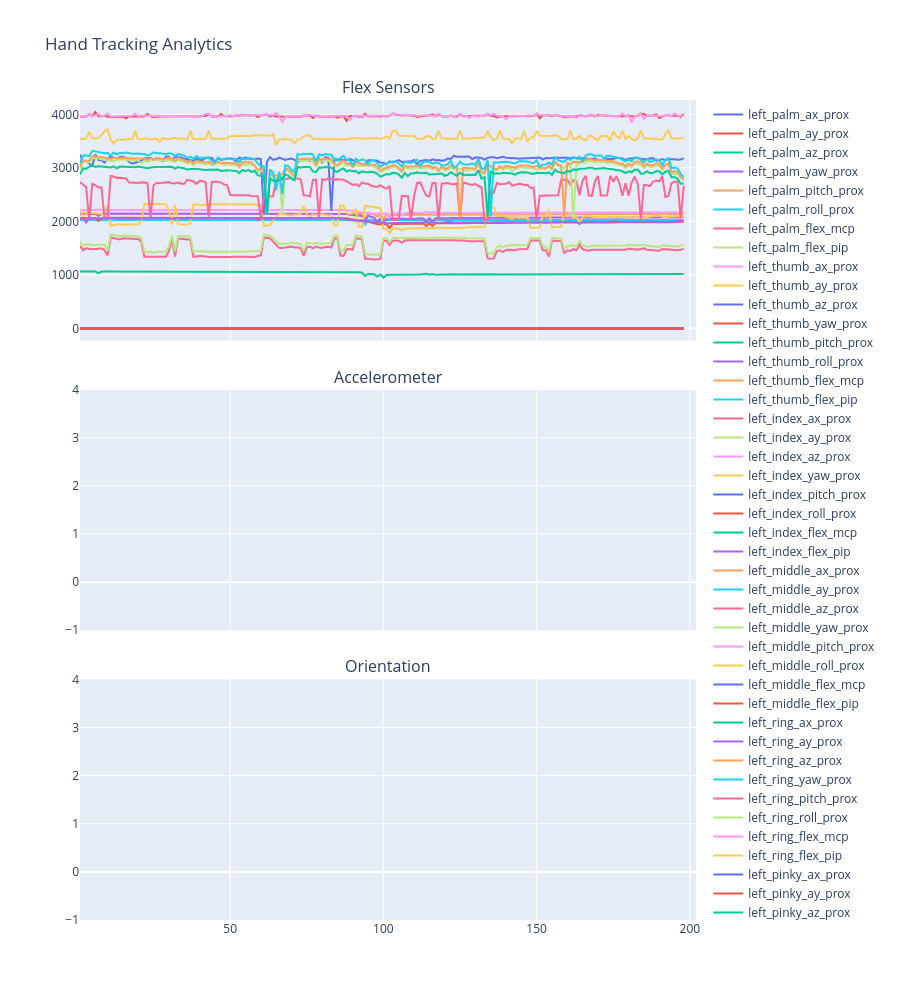

The code cell stored with this chart in its notebook:
### Code cell
def detect_family(col_name):
    c = col_name.lower()
    if 'flex' in c:
        return 'Flex'
    if any(tag in c for tag in ['ax', 'ay', 'az']):
        return 'Accel'
    if any(tag in c for tag in ['yaw', 'pitch', 'roll']):
        return 'Orientation'
    return 'Other'

families = ['Flex', 'Accel', 'Orientation']
family_titles = {
    'Flex': 'Flex Sensors',
    'Accel': 'Accelerometer',
    'Orientation': 'Orientation',
}

fig = make_subplots(
    rows=3, cols=1, shared_xaxes=True, vertical_spacing=0.06,
    subplot_titles=[family_titles[f] for f in families]
)

row_map = {'Flex': 1, 'Accel': 2, 'Orientation': 3}

for col in selected:
    family = detect_family(col)
    if family not in row_map: continue
    
    fig.add_trace(
        go.Scatter(
            x=df[X_COL], y=df[col], mode='lines', name=col,
            hovertemplate="<b>%{fullData.name}</b><br>" + X_COL + "=%{x}<br>Value=%{y}<extra></extra>"
        ),
        row=row_map[family], col=1
    )

fig.update_layout(height=1000, title_text="Hand Tracking Analytics", hovermode='x unified')
fig.show()

### Figure 1 — Plotly figure (JSON) as saved in the notebook; plotly's stock layout.template omitted (floating-point values rounded to 4 significant figures; data arrays with more than 128 entries replaced by an {"elided": "..."} marker saying what was removed)
{"data": [{"hovertemplate": "<b>%{fullData.name}</b><br>request_id=%{x}<br>Value=%{y}<extra></extra>", "mode": "lines", "name": "left_palm_ax_prox", "type": "scatter", "x": {"elided": "202 int values"}, "xaxis": "x2", "y": {"elided": "202 float values"}, "yaxis": "y2"}, {"hovertemplate": "<b>%{fullData.name}</b><br>request_id=%{x}<br>Value=%{y}<extra></extra>", "mode": "lines", "name": "left_palm_ay_prox", "type": "scatter", "x": {"elided": "202 int values"}, "xaxis": "x2", "y": {"elided": "202 float values"}, "yaxis": "y2"}, {"hovertemplate": "<b>%{fullData.name}</b><br>request_id=%{x}<br>Value=%{y}<extra></extra>", "mode": "lines", "name": "left_palm_az_prox", "type": "scatter", "x": {"elided": "202 int values"}, "xaxis": "x2", "y": {"elided": "202 float values"}, "yaxis": "y2"}, {"hovertemplate": "<b>%{fullData.name}</b><br>request_id=%{x}<br>Value=%{y}<extra></extra>", "mode": "lines", "name": "left_palm_yaw_prox", "type": "scatter", "x": {"elided": "202 int values"}, "xaxis": "x3", "y": {"elided": "202 float values"}, "yaxis": "y3"}, {"hovertemplate": "<b>%{fullData.name}</b><br>request_id=%{x}<br>Value=%{y}<extra></extra>", "mode": "lines", "name": "left_palm_pitch_prox", "type": "scatter", "x": {"elided": "202 int values"}, "xaxis": "x3", "y": {"elided": "202 float values"}, "yaxis": "y3"}, {"hovertemplate": "<b>%{fullData.name}</b><br>request_id=%{x}<br>Value=%{y}<extra></extra>", "mode": "lines", "name": "left_palm_roll_prox", "type": "scatter", "x": {"elided": "202 int values"}, "xaxis": "x3", "y": {"elided": "202 float values"}, "yaxis": "y3"}, {"hovertemplate": "<b>%{fullData.name}</b><br>request_id=%{x}<br>Value=%{y}<extra></extra>", "mode": "lines", "name": "left_palm_flex_mcp", "type": "scatter", "x": {"elided": "202 int values"}, "xaxis": "x", "y": {"elided": "202 float values"}, "yaxis": "y"}, {"hovertemplate": "<b>%{fullData.name}</b><br>request_id=%{x}<br>Value=%{y}<extra></extra>", "mode": "lines", "name": "left_palm_flex_pip", "type": "scatter", "x": {"elided": "202 int values"}, "xaxis": "x", "y": {"elided": "202 float values"}, "yaxis": "y"}, {"hovertemplate": "<b>%{fullData.name}</b><br>request_id=%{x}<br>Value=%{y}<extra></extra>", "mode": "lines", "name": "left_thumb_ax_prox", "type": "scatter", "x": {"elided": "202 int values"}, "xaxis": "x2", "y": {"elided": "202 float values"}, "yaxis": "y2"}, {"hovertemplate": "<b>%{fullData.name}</b><br>request_id=%{x}<br>Value=%{y}<extra></extra>", "mode": "lines", "name": "left_thumb_ay_prox", "type": "scatter", "x": {"elided": "202 int values"}, "xaxis": "x2", "y": {"elided": "202 float values"}, "yaxis": "y2"}, {"hovertemplate": "<b>%{fullData.name}</b><br>request_id=%{x}<br>Value=%{y}<extra></extra>", "mode": "lines", "name": "left_thumb_az_prox", "type": "scatter", "x": {"elided": "202 int values"}, "xaxis": "x2", "y": {"elided": "202 float values"}, "yaxis": "y2"}, {"hovertemplate": "<b>%{fullData.name}</b><br>request_id=%{x}<br>Value=%{y}<extra></extra>", "mode": "lines", "name": "left_thumb_yaw_prox", "type": "scatter", "x": {"elided": "202 int values"}, "xaxis": "x3", "y": {"elided": "202 float values"}, "yaxis": "y3"}, {"hovertemplate": "<b>%{fullData.name}</b><br>request_id=%{x}<br>Value=%{y}<extra></extra>", "mode": "lines", "name": "left_thumb_pitch_prox", "type": "scatter", "x": {"elided": "202 int values"}, "xaxis": "x3", "y": {"elided": "202 float values"}, "yaxis": "y3"}, {"hovertemplate": "<b>%{fullData.name}</b><br>request_id=%{x}<br>Value=%{y}<extra></extra>", "mode": "lines", "name": "left_thumb_roll_prox", "type": "scatter", "x": {"elided": "202 int values"}, "xaxis": "x3", "y": {"elided": "202 float values"}, "yaxis": "y3"}, {"hovertemplate": "<b>%{fullData.name}</b><br>request_id=%{x}<br>Value=%{y}<extra></extra>", "mode": "lines", "name": "left_thumb_flex_mcp", "type": "scatter", "x": {"elided": "202 int values"}, "xaxis": "x", "y": {"elided": "202 float values"}, "yaxis": "y"}, {"hovertemplate": "<b>%{fullData.name}</b><br>request_id=%{x}<br>Value=%{y}<extra></extra>", "mode": "lines", "name": "left_thumb_flex_pip", "type": "scatter", "x": {"elided": "202 int values"}, "xaxis": "x", "y": {"elided": "202 float values"}, "yaxis": "y"}, {"hovertemplate": "<b>%{fullData.name}</b><br>request_id=%{x}<br>Value=%{y}<extra></extra>", "mode": "lines", "name": "left_index_ax_prox", "type": "scatter", "x": {"elided": "202 int values"}, "xaxis": "x2", "y": {"elided": "202 float values"}, "yaxis": "y2"}, {"hovertemplate": "<b>%{fullData.name}</b><br>request_id=%{x}<br>Value=%{y}<extra></extra>", "mode": "lines", "name": "left_index_ay_prox", "type": "scatter", "x": {"elided": "202 int values"}, "xaxis": "x2", "y": {"elided": "202 float values"}, "yaxis": "y2"}, {"hovertemplate": "<b>%{fullData.name}</b><br>request_id=%{x}<br>Value=%{y}<extra></extra>", "mode": "lines", "name": "left_index_az_prox", "type": "scatter", "x": {"elided": "202 int values"}, "xaxis": "x2", "y": {"elided": "202 float values"}, "yaxis": "y2"}, {"hovertemplate": "<b>%{fullData.name}</b><br>request_id=%{x}<br>Value=%{y}<extra></extra>", "mode": "lines", "name": "left_index_yaw_prox", "type": "scatter", "x": {"elided": "202 int values"}, "xaxis": "x3", "y": {"elided": "202 float values"}, "yaxis": "y3"}, {"hovertemplate": "<b>%{fullData.name}</b><br>request_id=%{x}<br>Value=%{y}<extra></extra>", "mode": "lines", "name": "left_index_pitch_prox", "type": "scatter", "x": {"elided": "202 int values"}, "xaxis": "x3", "y": {"elided": "202 float values"}, "yaxis": "y3"}, {"hovertemplate": "<b>%{fullData.name}</b><br>request_id=%{x}<br>Value=%{y}<extra></extra>", "mode": "lines", "name": "left_index_roll_prox", "type": "scatter", "x": {"elided": "202 int values"}, "xaxis": "x3", "y": {"elided": "202 float values"}, "yaxis": "y3"}, {"hovertemplate": "<b>%{fullData.name}</b><br>request_id=%{x}<br>Value=%{y}<extra></extra>", "mode": "lines", "name": "left_index_flex_mcp", "type": "scatter", "x": {"elided": "202 int values"}, "xaxis": "x", "y": {"elided": "202 float values"}, "yaxis": "y"}, {"hovertemplate": "<b>%{fullData.name}</b><br>request_id=%{x}<br>Value=%{y}<extra></extra>", "mode": "lines", "name": "left_index_flex_pip", "type": "scatter", "x": {"elided": "202 int values"}, "xaxis": "x", "y": {"elided": "202 float values"}, "yaxis": "y"}, {"hovertemplate": "<b>%{fullData.name}</b><br>request_id=%{x}<br>Value=%{y}<extra></extra>", "mode": "lines", "name": "left_middle_ax_prox", "type": "scatter", "x": {"elided": "202 int values"}, "xaxis": "x2", "y": {"elided": "202 float values"}, "yaxis": "y2"}, {"hovertemplate": "<b>%{fullData.name}</b><br>request_id=%{x}<br>Value=%{y}<extra></extra>", "mode": "lines", "name": "left_middle_ay_prox", "type": "scatter", "x": {"elided": "202 int values"}, "xaxis": "x2", "y": {"elided": "202 float values"}, "yaxis": "y2"}, {"hovertemplate": "<b>%{fullData.name}</b><br>request_id=%{x}<br>Value=%{y}<extra></extra>", "mode": "lines", "name": "left_middle_az_prox", "type": "scatter", "x": {"elided": "202 int values"}, "xaxis": "x2", "y": {"elided": "202 float values"}, "yaxis": "y2"}, {"hovertemplate": "<b>%{fullData.name}</b><br>request_id=%{x}<br>Value=%{y}<extra></extra>", "mode": "lines", "name": "left_middle_yaw_prox", "type": "scatter", "x": {"elided": "202 int values"}, "xaxis": "x3", "y": {"elided": "202 float values"}, "yaxis": "y3"}, {"hovertemplate": "<b>%{fullData.name}</b><br>request_id=%{x}<br>Value=%{y}<extra></extra>", "mode": "lines", "name": "left_middle_pitch_prox", "type": "scatter", "x": {"elided": "202 int values"}, "xaxis": "x3", "y": {"elided": "202 float values"}, "yaxis": "y3"}, {"hovertemplate": "<b>%{fullData.name}</b><br>request_id=%{x}<br>Value=%{y}<extra></extra>", "mode": "lines", "name": "left_middle_roll_prox", "type": "scatter", "x": {"elided": "202 int values"}, "xaxis": "x3", "y": {"elided": "202 float values"}, "yaxis": "y3"}, {"hovertemplate": "<b>%{fullData.name}</b><br>request_id=%{x}<br>Value=%{y}<extra></extra>", "mode": "lines", "name": "left_middle_flex_mcp", "type": "scatter", "x": {"elided": "202 int values"}, "xaxis": "x", "y": {"elided": "202 float values"}, "yaxis": "y"}, {"hovertemplate": "<b>%{fullData.name}</b><br>request_id=%{x}<br>Value=%{y}<extra></extra>", "mode": "lines", "name": "left_middle_flex_pip", "type": "scatter", "x": {"elided": "202 int values"}, "xaxis": "x", "y": {"elided": "202 float values"}, "yaxis": "y"}, {"hovertemplate": "<b>%{fullData.name}</b><br>request_id=%{x}<br>Value=%{y}<extra></extra>", "mode": "lines", "name": "left_ring_ax_prox", "type": "scatter", "x": {"elided": "202 int values"}, "xaxis": "x2", "y": {"elided": "202 float values"}, "yaxis": "y2"}, {"hovertemplate": "<b>%{fullData.name}</b><br>request_id=%{x}<br>Value=%{y}<extra></extra>", "mode": "lines", "name": "left_ring_ay_prox", "type": "scatter", "x": {"elided": "202 int values"}, "xaxis": "x2", "y": {"elided": "202 float values"}, "yaxis": "y2"}, {"hovertemplate": "<b>%{fullData.name}</b><br>request_id=%{x}<br>Value=%{y}<extra></extra>", "mode": "lines", "name": "left_ring_az_prox", "type": "scatter", "x": {"elided": "202 int values"}, "xaxis": "x2", "y": {"elided": "202 float values"}, "yaxis": "y2"}, {"hovertemplate": "<b>%{fullData.name}</b><br>request_id=%{x}<br>Value=%{y}<extra></extra>", "mode": "lines", "name": "left_ring_yaw_prox", "type": "scatter", "x": {"elided": "202 int values"}, "xaxis": "x3", "y": {"elided": "202 float values"}, "yaxis": "y3"}, {"hovertemplate": "<b>%{fullData.name}</b><br>request_id=%{x}<br>Value=%{y}<extra></extra>", "mode": "lines", "name": "left_ring_pitch_prox", "type": "scatter", "x": {"elided": "202 int values"}, "xaxis": "x3", "y": {"elided": "202 float values"}, "yaxis": "y3"}, {"hovertemplate": "<b>%{fullData.name}</b><br>request_id=%{x}<br>Value=%{y}<extra></extra>", "mode": "lines", "name": "left_ring_roll_prox", "type": "scatter", "x": {"elided": "202 int values"}, "xaxis": "x3", "y": {"elided": "202 float values"}, "yaxis": "y3"}, {"hovertemplate": "<b>%{fullData.name}</b><br>request_id=%{x}<br>Value=%{y}<extra></extra>", "mode": "lines", "name": "left_ring_flex_mcp", "type": "scatter", "x": {"elided": "202 int values"}, "xaxis": "x", "y": {"elided": "202 float values"}, "yaxis": "y"}, {"hovertemplate": "<b>%{fullData.name}</b><br>request_id=%{x}<br>Value=%{y}<extra></extra>", "mode": "lines", "name": "left_ring_flex_pip", "type": "scatter", "x": {"elided": "202 int values"}, "xaxis": "x", "y": {"elided": "202 float values"}, "yaxis": "y"}, {"hovertemplate": "<b>%{fullData.name}</b><br>request_id=%{x}<br>Value=%{y}<extra></extra>", "mode": "lines", "name": "left_pinky_ax_prox", "type": "scatter", "x": {"elided": "202 int values"}, "xaxis": "x2", "y": {"elided": "202 float values"}, "yaxis": "y2"}, {"hovertemplate": "<b>%{fullData.name}</b><br>request_id=%{x}<br>Value=%{y}<extra></extra>", "mode": "lines", "name": "left_pinky_ay_prox", "type": "scatter", "x": {"elided": "202 int values"}, "xaxis": "x2", "y": {"elided": "202 float values"}, "yaxis": "y2"}, {"hovertemplate": "<b>%{fullData.name}</b><br>request_id=%{x}<br>Value=%{y}<extra></extra>", "mode": "lines", "name": "left_pinky_az_prox", "type": "scatter", "x": {"elided": "202 int values"}, "xaxis": "x2", "y": {"elided": "202 float values"}, "yaxis": "y2"}, {"hovertemplate": "<b>%{fullData.name}</b><br>request_id=%{x}<br>Value=%{y}<extra></extra>", "mode": "lines", "name": "left_pinky_yaw_prox", "type": "scatter", "x": {"elided": "202 int values"}, "xaxis": "x3", "y": {"elided": "202 float values"}, "yaxis": "y3"}, {"hovertemplate": "<b>%{fullData.name}</b><br>request_id=%{x}<br>Value=%{y}<extra></extra>", "mode": "lines", "name": "left_pinky_pitch_prox", "type": "scatter", "x": {"elided": "202 int values"}, "xaxis": "x3", "y": {"elided": "202 float values"}, "yaxis": "y3"}, {"hovertemplate": "<b>%{fullData.name}</b><br>request_id=%{x}<br>Value=%{y}<extra></extra>", "mode": "lines", "name": "left_pinky_roll_prox", "type": "scatter", "x": {"elided": "202 int values"}, "xaxis": "x3", "y": {"elided": "202 float values"}, "yaxis": "y3"}, {"hovertemplate": "<b>%{fullData.name}</b><br>request_id=%{x}<br>Value=%{y}<extra></extra>", "mode": "lines", "name": "left_pinky_flex_mcp", "type": "scatter", "x": {"elided": "202 int values"}, "xaxis": "x", "y": {"elided": "202 float values"}, "yaxis": "y"}, {"hovertemplate": "<b>%{fullData.name}</b><br>request_id=%{x}<br>Value=%{y}<extra></extra>", "mode": "lines", "name": "left_pinky_flex_pip", "type": "scatter", "x": {"elided": "202 int values"}, "xaxis": "x", "y": {"elided": "202 float values"}, "yaxis": "y"}, {"hovertemplate": "<b>%{fullData.name}</b><br>request_id=%{x}<br>Value=%{y}<extra></extra>", "mode": "lines", "name": "left_wrist_ax_prox", "type": "scatter", "x": {"elided": "202 int values"}, "xaxis": "x2", "y": {"elided": "202 float values"}, "yaxis": "y2"}, {"hovertemplate": "<b>%{fullData.name}</b><br>request_id=%{x}<br>Value=%{y}<extra></extra>", "mode": "lines", "name": "left_wrist_ay_prox", "type": "scatter", "x": {"elided": "202 int values"}, "xaxis": "x2", "y": {"elided": "202 float values"}, "yaxis": "y2"}, {"hovertemplate": "<b>%{fullData.name}</b><br>request_id=%{x}<br>Value=%{y}<extra></extra>", "mode": "lines", "name": "left_wrist_az_prox", "type": "scatter", "x": {"elided": "202 int values"}, "xaxis": "x2", "y": {"elided": "202 float values"}, "yaxis": "y2"}, {"hovertemplate": "<b>%{fullData.name}</b><br>request_id=%{x}<br>Value=%{y}<extra></extra>", "mode": "lines", "name": "left_wrist_yaw_prox", "type": "scatter", "x": {"elided": "202 int values"}, "xaxis": "x3", "y": {"elided": "202 float values"}, "yaxis": "y3"}, {"hovertemplate": "<b>%{fullData.name}</b><br>request_id=%{x}<br>Value=%{y}<extra></extra>", "mode": "lines", "name": "left_wrist_pitch_prox", "type": "scatter", "x": {"elided": "202 int values"}, "xaxis": "x3", "y": {"elided": "202 float values"}, "yaxis": "y3"}, {"hovertemplate": "<b>%{fullData.name}</b><br>request_id=%{x}<br>Value=%{y}<extra></extra>", "mode": "lines", "name": "left_wrist_roll_prox", "type": "scatter", "x": {"elided": "202 int values"}, "xaxis": "x3", "y": {"elided": "202 float values"}, "yaxis": "y3"}, {"hovertemplate": "<b>%{fullData.name}</b><br>request_id=%{x}<br>Value=%{y}<extra></extra>", "mode": "lines", "name": "left_wrist_flex_mcp", "type": "scatter", "x": {"elided": "202 int values"}, "xaxis": "x", "y": {"elided": "202 float values"}, "yaxis": "y"}, {"hovertemplate": "<b>%{fullData.name}</b><br>request_id=%{x}<br>Value=%{y}<extra></extra>", "mode": "lines", "name": "left_wrist_flex_pip", "type": "scatter", "x": {"elided": "202 int values"}, "xaxis": "x", "y": {"elided": "202 float values"}, "yaxis": "y"}, {"hovertemplate": "<b>%{fullData.name}</b><br>request_id=%{x}<br>Value=%{y}<extra></extra>", "mode": "lines", "name": "right_palm_ax_prox", "type": "scatter", "x": {"elided": "202 int values"}, "xaxis": "x2", "y": {"elided": "202 float values"}, "yaxis": "y2"}, {"hovertemplate": "<b>%{fullData.name}</b><br>request_id=%{x}<br>Value=%{y}<extra></extra>", "mode": "lines", "name": "right_palm_ay_prox", "type": "scatter", "x": {"elided": "202 int values"}, "xaxis": "x2", "y": {"elided": "202 float values"}, "yaxis": "y2"}, {"hovertemplate": "<b>%{fullData.name}</b><br>request_id=%{x}<br>Value=%{y}<extra></extra>", "mode": "lines", "name": "right_palm_az_prox", "type": "scatter", "x": {"elided": "202 int values"}, "xaxis": "x2", "y": {"elided": "202 float values"}, "yaxis": "y2"}, {"hovertemplate": "<b>%{fullData.name}</b><br>request_id=%{x}<br>Value=%{y}<extra></extra>", "mode": "lines", "name": "right_palm_yaw_prox", "type": "scatter", "x": {"elided": "202 int values"}, "xaxis": "x3", "y": {"elided": "202 float values"}, "yaxis": "y3"}, {"hovertemplate": "<b>%{fullData.name}</b><br>request_id=%{x}<br>Value=%{y}<extra></extra>", "mode": "lines", "name": "right_palm_pitch_prox", "type": "scatter", "x": {"elided": "202 int values"}, "xaxis": "x3", "y": {"elided": "202 float values"}, "yaxis": "y3"}, {"hovertemplate": "<b>%{fullData.name}</b><br>request_id=%{x}<br>Value=%{y}<extra></extra>", "mode": "lines", "name": "right_palm_roll_prox", "type": "scatter", "x": {"elided": "202 int values"}, "xaxis": "x3", "y": {"elided": "202 float values"}, "yaxis": "y3"}, {"hovertemplate": "<b>%{fullData.name}</b><br>request_id=%{x}<br>Value=%{y}<extra></extra>", "mode": "lines", "name": "right_palm_flex_mcp", "type": "scatter", "x": {"elided": "202 int values"}, "xaxis": "x", "y": {"elided": "202 float values"}, "yaxis": "y"}, {"hovertemplate": "<b>%{fullData.name}</b><br>request_id=%{x}<br>Value=%{y}<extra></extra>", "mode": "lines", "name": "right_palm_flex_pip", "type": "scatter", "x": {"elided": "202 int values"}, "xaxis": "x", "y": {"elided": "202 float values"}, "yaxis": "y"}, {"hovertemplate": "<b>%{fullData.name}</b><br>request_id=%{x}<br>Value=%{y}<extra></extra>", "mode": "lines", "name": "right_thumb_ax_prox", "type": "scatter", "x": {"elided": "202 int values"}, "xaxis": "x2", "y": {"elided": "202 float values"}, "yaxis": "y2"}, {"hovertemplate": "<b>%{fullData.name}</b><br>request_id=%{x}<br>Value=%{y}<extra></extra>", "mode": "lines", "name": "right_thumb_ay_prox", "type": "scatter", "x": {"elided": "202 int values"}, "xaxis": "x2", "y": {"elided": "202 float values"}, "yaxis": "y2"}, {"hovertemplate": "<b>%{fullData.name}</b><br>request_id=%{x}<br>Value=%{y}<extra></extra>", "mode": "lines", "name": "right_thumb_az_prox", "type": "scatter", "x": {"elided": "202 int values"}, "xaxis": "x2", "y": {"elided": "202 float values"}, "yaxis": "y2"}, {"hovertemplate": "<b>%{fullData.name}</b><br>request_id=%{x}<br>Value=%{y}<extra></extra>", "mode": "lines", "name": "right_thumb_yaw_prox", "type": "scatter", "x": {"elided": "202 int values"}, "xaxis": "x3", "y": {"elided": "202 float values"}, "yaxis": "y3"}, {"hovertemplate": "<b>%{fullData.name}</b><br>request_id=%{x}<br>Value=%{y}<extra></extra>", "mode": "lines", "name": "right_thumb_pitch_prox", "type": "scatter", "x": {"elided": "202 int values"}, "xaxis": "x3", "y": {"elided": "202 float values"}, "yaxis": "y3"}, {"hovertemplate": "<b>%{fullData.name}</b><br>request_id=%{x}<br>Value=%{y}<extra></extra>", "mode": "lines", "name": "right_thumb_roll_prox", "type": "scatter", "x": {"elided": "202 int values"}, "xaxis": "x3", "y": {"elided": "202 float values"}, "yaxis": "y3"}, {"hovertemplate": "<b>%{fullData.name}</b><br>request_id=%{x}<br>Value=%{y}<extra></extra>", "mode": "lines", "name": "right_thumb_flex_mcp", "type": "scatter", "x": {"elided": "202 int values"}, "xaxis": "x", "y": {"elided": "202 float values"}, "yaxis": "y"}, {"hovertemplate": "<b>%{fullData.name}</b><br>request_id=%{x}<br>Value=%{y}<extra></extra>", "mode": "lines", "name": "right_thumb_flex_pip", "type": "scatter", "x": {"elided": "202 int values"}, "xaxis": "x", "y": {"elided": "202 float values"}, "yaxis": "y"}, {"hovertemplate": "<b>%{fullData.name}</b><br>request_id=%{x}<br>Value=%{y}<extra></extra>", "mode": "lines", "name": "right_index_ax_prox", "type": "scatter", "x": {"elided": "202 int values"}, "xaxis": "x2", "y": {"elided": "202 float values"}, "yaxis": "y2"}, {"hovertemplate": "<b>%{fullData.name}</b><br>request_id=%{x}<br>Value=%{y}<extra></extra>", "mode": "lines", "name": "right_index_ay_prox", "type": "scatter", "x": {"elided": "202 int values"}, "xaxis": "x2", "y": {"elided": "202 float values"}, "yaxis": "y2"}, {"hovertemplate": "<b>%{fullData.name}</b><br>request_id=%{x}<br>Value=%{y}<extra></extra>", "mode": "lines", "name": "right_index_az_prox", "type": "scatter", "x": {"elided": "202 int values"}, "xaxis": "x2", "y": {"elided": "202 float values"}, "yaxis": "y2"}, {"hovertemplate": "<b>%{fullData.name}</b><br>request_id=%{x}<br>Value=%{y}<extra></extra>", "mode": "lines", "name": "right_index_yaw_prox", "type": "scatter", "x": {"elided": "202 int values"}, "xaxis": "x3", "y": {"elided": "202 float values"}, "yaxis": "y3"}, {"hovertemplate": "<b>%{fullData.name}</b><br>request_id=%{x}<br>Value=%{y}<extra></extra>", "mode": "lines", "name": "right_index_pitch_prox", "type": "scatter", "x": {"elided": "202 int values"}, "xaxis": "x3", "y": {"elided": "202 float values"}, "yaxis": "y3"}, {"hovertemplate": "<b>%{fullData.name}</b><br>request_id=%{x}<br>Value=%{y}<extra></extra>", "mode": "lines", "name": "right_index_roll_prox", "type": "scatter", "x": {"elided": "202 int values"}, "xaxis": "x3", "y": {"elided": "202 float values"}, "yaxis": "y3"}, {"hovertemplate": "<b>%{fullData.name}</b><br>request_id=%{x}<br>Value=%{y}<extra></extra>", "mode": "lines", "name": "right_index_flex_mcp", "type": "scatter", "x": {"elided": "202 int values"}, "xaxis": "x", "y": {"elided": "202 float values"}, "yaxis": "y"}, {"hovertemplate": "<b>%{fullData.name}</b><br>request_id=%{x}<br>Value=%{y}<extra></extra>", "mode": "lines", "name": "right_index_flex_pip", "type": "scatter", "x": {"elided": "202 int values"}, "xaxis": "x", "y": {"elided": "202 float values"}, "yaxis": "y"}, {"hovertemplate": "<b>%{fullData.name}</b><br>request_id=%{x}<br>Value=%{y}<extra></extra>", "mode": "lines", "name": "right_middle_ax_prox", "type": "scatter", "x": {"elided": "202 int values"}, "xaxis": "x2", "y": {"elided": "202 float values"}, "yaxis": "y2"}, {"hovertemplate": "<b>%{fullData.name}</b><br>request_id=%{x}<br>Value=%{y}<extra></extra>", "mode": "lines", "name": "right_middle_ay_prox", "type": "scatter", "x": {"elided": "202 int values"}, "xaxis": "x2", "y": {"elided": "202 float values"}, "yaxis": "y2"}, {"hovertemplate": "<b>%{fullData.name}</b><br>request_id=%{x}<br>Value=%{y}<extra></extra>", "mode": "lines", "name": "right_middle_az_prox", "type": "scatter", "x": {"elided": "202 int values"}, "xaxis": "x2", "y": {"elided": "202 float values"}, "yaxis": "y2"}, {"hovertemplate": "<b>%{fullData.name}</b><br>request_id=%{x}<br>Value=%{y}<extra></extra>", "mode": "lines", "name": "right_middle_yaw_prox", "type": "scatter", "x": {"elided": "202 int values"}, "xaxis": "x3", "y": {"elided": "202 float values"}, "yaxis": "y3"}, {"hovertemplate": "<b>%{fullData.name}</b><br>request_id=%{x}<br>Value=%{y}<extra></extra>", "mode": "lines", "name": "right_middle_pitch_prox", "type": "scatter", "x": {"elided": "202 int values"}, "xaxis": "x3", "y": {"elided": "202 float values"}, "yaxis": "y3"}, {"hovertemplate": "<b>%{fullData.name}</b><br>request_id=%{x}<br>Value=%{y}<extra></extra>", "mode": "lines", "name": "right_middle_roll_prox", "type": "scatter", "x": {"elided": "202 int values"}, "xaxis": "x3", "y": {"elided": "202 float values"}, "yaxis": "y3"}, {"hovertemplate": "<b>%{fullData.name}</b><br>request_id=%{x}<br>Value=%{y}<extra></extra>", "mode": "lines", "name": "right_middle_flex_mcp", "type": "scatter", "x": {"elided": "202 int values"}, "xaxis": "x", "y": {"elided": "202 float values"}, "yaxis": "y"}, {"hovertemplate": "<b>%{fullData.name}</b><br>request_id=%{x}<br>Value=%{y}<extra></extra>", "mode": "lines", "name": "right_middle_flex_pip", "type": "scatter", "x": {"elided": "202 int values"}, "xaxis": "x", "y": {"elided": "202 float values"}, "yaxis": "y"}, {"hovertemplate": "<b>%{fullData.name}</b><br>request_id=%{x}<br>Value=%{y}<extra></extra>", "mode": "lines", "name": "right_ring_ax_prox", "type": "scatter", "x": {"elided": "202 int values"}, "xaxis": "x2", "y": {"elided": "202 float values"}, "yaxis": "y2"}, {"hovertemplate": "<b>%{fullData.name}</b><br>request_id=%{x}<br>Value=%{y}<extra></extra>", "mode": "lines", "name": "right_ring_ay_prox", "type": "scatter", "x": {"elided": "202 int values"}, "xaxis": "x2", "y": {"elided": "202 float values"}, "yaxis": "y2"}, {"hovertemplate": "<b>%{fullData.name}</b><br>request_id=%{x}<br>Value=%{y}<extra></extra>", "mode": "lines", "name": "right_ring_az_prox", "type": "scatter", "x": {"elided": "202 int values"}, "xaxis": "x2", "y": {"elided": "202 float values"}, "yaxis": "y2"}, {"hovertemplate": "<b>%{fullData.name}</b><br>request_id=%{x}<br>Value=%{y}<extra></extra>", "mode": "lines", "name": "right_ring_yaw_prox", "type": "scatter", "x": {"elided": "202 int values"}, "xaxis": "x3", "y": {"elided": "202 float values"}, "yaxis": "y3"}, {"hovertemplate": "<b>%{fullData.name}</b><br>request_id=%{x}<br>Value=%{y}<extra></extra>", "mode": "lines", "name": "right_ring_pitch_prox", "type": "scatter", "x": {"elided": "202 int values"}, "xaxis": "x3", "y": {"elided": "202 float values"}, "yaxis": "y3"}, {"hovertemplate": "<b>%{fullData.name}</b><br>request_id=%{x}<br>Value=%{y}<extra></extra>", "mode": "lines", "name": "right_ring_roll_prox", "type": "scatter", "x": {"elided": "202 int values"}, "xaxis": "x3", "y": {"elided": "202 float values"}, "yaxis": "y3"}, {"hovertemplate": "<b>%{fullData.name}</b><br>request_id=%{x}<br>Value=%{y}<extra></extra>", "mode": "lines", "name": "right_ring_flex_mcp", "type": "scatter", "x": {"elided": "202 int values"}, "xaxis": "x", "y": {"elided": "202 float values"}, "yaxis": "y"}, {"hovertemplate": "<b>%{fullData.name}</b><br>request_id=%{x}<br>Value=%{y}<extra></extra>", "mode": "lines", "name": "right_ring_flex_pip", "type": "scatter", "x": {"elided": "202 int values"}, "xaxis": "x", "y": {"elided": "202 float values"}, "yaxis": "y"}, {"hovertemplate": "<b>%{fullData.name}</b><br>request_id=%{x}<br>Value=%{y}<extra></extra>", "mode": "lines", "name": "right_pinky_ax_prox", "type": "scatter", "x": {"elided": "202 int values"}, "xaxis": "x2", "y": {"elided": "202 float values"}, "yaxis": "y2"}, {"hovertemplate": "<b>%{fullData.name}</b><br>request_id=%{x}<br>Value=%{y}<extra></extra>", "mode": "lines", "name": "right_pinky_ay_prox", "type": "scatter", "x": {"elided": "202 int values"}, "xaxis": "x2", "y": {"elided": "202 float values"}, "yaxis": "y2"}, {"hovertemplate": "<b>%{fullData.name}</b><br>request_id=%{x}<br>Value=%{y}<extra></extra>", "mode": "lines", "name": "right_pinky_az_prox", "type": "scatter", "x": {"elided": "202 int values"}, "xaxis": "x2", "y": {"elided": "202 float values"}, "yaxis": "y2"}, {"hovertemplate": "<b>%{fullData.name}</b><br>request_id=%{x}<br>Value=%{y}<extra></extra>", "mode": "lines", "name": "right_pinky_yaw_prox", "type": "scatter", "x": {"elided": "202 int values"}, "xaxis": "x3", "y": {"elided": "202 float values"}, "yaxis": "y3"}, {"hovertemplate": "<b>%{fullData.name}</b><br>request_id=%{x}<br>Value=%{y}<extra></extra>", "mode": "lines", "name": "right_pinky_pitch_prox", "type": "scatter", "x": {"elided": "202 int values"}, "xaxis": "x3", "y": {"elided": "202 float values"}, "yaxis": "y3"}, {"hovertemplate": "<b>%{fullData.name}</b><br>request_id=%{x}<br>Value=%{y}<extra></extra>", "mode": "lines", "name": "right_pinky_roll_prox", "type": "scatter", "x": {"elided": "202 int values"}, "xaxis": "x3", "y": {"elided": "202 float values"}, "yaxis": "y3"}, {"hovertemplate": "<b>%{fullData.name}</b><br>request_id=%{x}<br>Value=%{y}<extra></extra>", "mode": "lines", "name": "right_pinky_flex_mcp", "type": "scatter", "x": {"elided": "202 int values"}, "xaxis": "x", "y": {"elided": "202 float values"}, "yaxis": "y"}, {"hovertemplate": "<b>%{fullData.name}</b><br>request_id=%{x}<br>Value=%{y}<extra></extra>", "mode": "lines", "name": "right_pinky_flex_pip", "type": "scatter", "x": {"elided": "202 int values"}, "xaxis": "x", "y": {"elided": "202 float values"}, "yaxis": "y"}, {"hovertemplate": "<b>%{fullData.name}</b><br>request_id=%{x}<br>Value=%{y}<extra></extra>", "mode": "lines", "name": "right_wrist_ax_prox", "type": "scatter", "x": {"elided": "202 int values"}, "xaxis": "x2", "y": {"elided": "202 float values"}, "yaxis": "y2"}, {"hovertemplate": "<b>%{fullData.name}</b><br>request_id=%{x}<br>Value=%{y}<extra></extra>", "mode": "lines", "name": "right_wrist_ay_prox", "type": "scatter", "x": {"elided": "202 int values"}, "xaxis": "x2", "y": {"elided": "202 float values"}, "yaxis": "y2"}, {"hovertemplate": "<b>%{fullData.name}</b><br>request_id=%{x}<br>Value=%{y}<extra></extra>", "mode": "lines", "name": "right_wrist_az_prox", "type": "scatter", "x": {"elided": "202 int values"}, "xaxis": "x2", "y": {"elided": "202 float values"}, "yaxis": "y2"}, {"hovertemplate": "<b>%{fullData.name}</b><br>request_id=%{x}<br>Value=%{y}<extra></extra>", "mode": "lines", "name": "right_wrist_yaw_prox", "type": "scatter", "x": {"elided": "202 int values"}, "xaxis": "x3", "y": {"elided": "202 float values"}, "yaxis": "y3"}, {"hovertemplate": "<b>%{fullData.name}</b><br>request_id=%{x}<br>Value=%{y}<extra></extra>", "mode": "lines", "name": "right_wrist_pitch_prox", "type": "scatter", "x": {"elided": "202 int values"}, "xaxis": "x3", "y": {"elided": "202 float values"}, "yaxis": "y3"}, {"hovertemplate": "<b>%{fullData.name}</b><br>request_id=%{x}<br>Value=%{y}<extra></extra>", "mode": "lines", "name": "right_wrist_roll_prox", "type": "scatter", "x": {"elided": "202 int values"}, "xaxis": "x3", "y": {"elided": "202 float values"}, "yaxis": "y3"}, {"hovertemplate": "<b>%{fullData.name}</b><br>request_id=%{x}<br>Value=%{y}<extra></extra>", "mode": "lines", "name": "right_wrist_flex_mcp", "type": "scatter", "x": {"elided": "202 int values"}, "xaxis": "x", "y": {"elided": "202 float values"}, "yaxis": "y"}, {"hovertemplate": "<b>%{fullData.name}</b><br>request_id=%{x}<br>Value=%{y}<extra></extra>", "mode": "lines", "name": "right_wrist_flex_pip", "type": "scatter", "x": {"elided": "202 int values"}, "xaxis": "x", "y": {"elided": "202 float values"}, "yaxis": "y"}], "layout": {"annotations": [{"font": {"size": 16}, "showarrow": false, "text": "Flex Sensors", "x": 0.5, "xanchor": "center", "xref": "paper", "y": 1, "yanchor": "bottom", "yref": "paper"}, {"font": {"size": 16}, "showarrow": false, "text": "Accelerometer", "x": 0.5, "xanchor": "center", "xref": "paper", "y": 0.6467, "yanchor": "bottom", "yref": "paper"}, {"font": {"size": 16}, "showarrow": false, "text": "Orientation", "x": 0.5, "xanchor": "center", "xref": "paper", "y": 0.2933, "yanchor": "bottom", "yref": "paper"}], "height": 1000, "hovermode": "x unified", "title": {"text": "Hand Tracking Analytics"}, "xaxis": {"anchor": "y", "domain": [0, 1], "matches": "x3", "showticklabels": false}, "xaxis2": {"anchor": "y2", "domain": [0, 1], "matches": "x3", "showticklabels": false}, "xaxis3": {"anchor": "y3", "domain": [0, 1]}, "yaxis": {"anchor": "x", "domain": [0.7067, 1]}, "yaxis2": {"anchor": "x2", "domain": [0.3533, 0.6467]}, "yaxis3": {"anchor": "x3", "domain": [0, 0.2933]}}}
